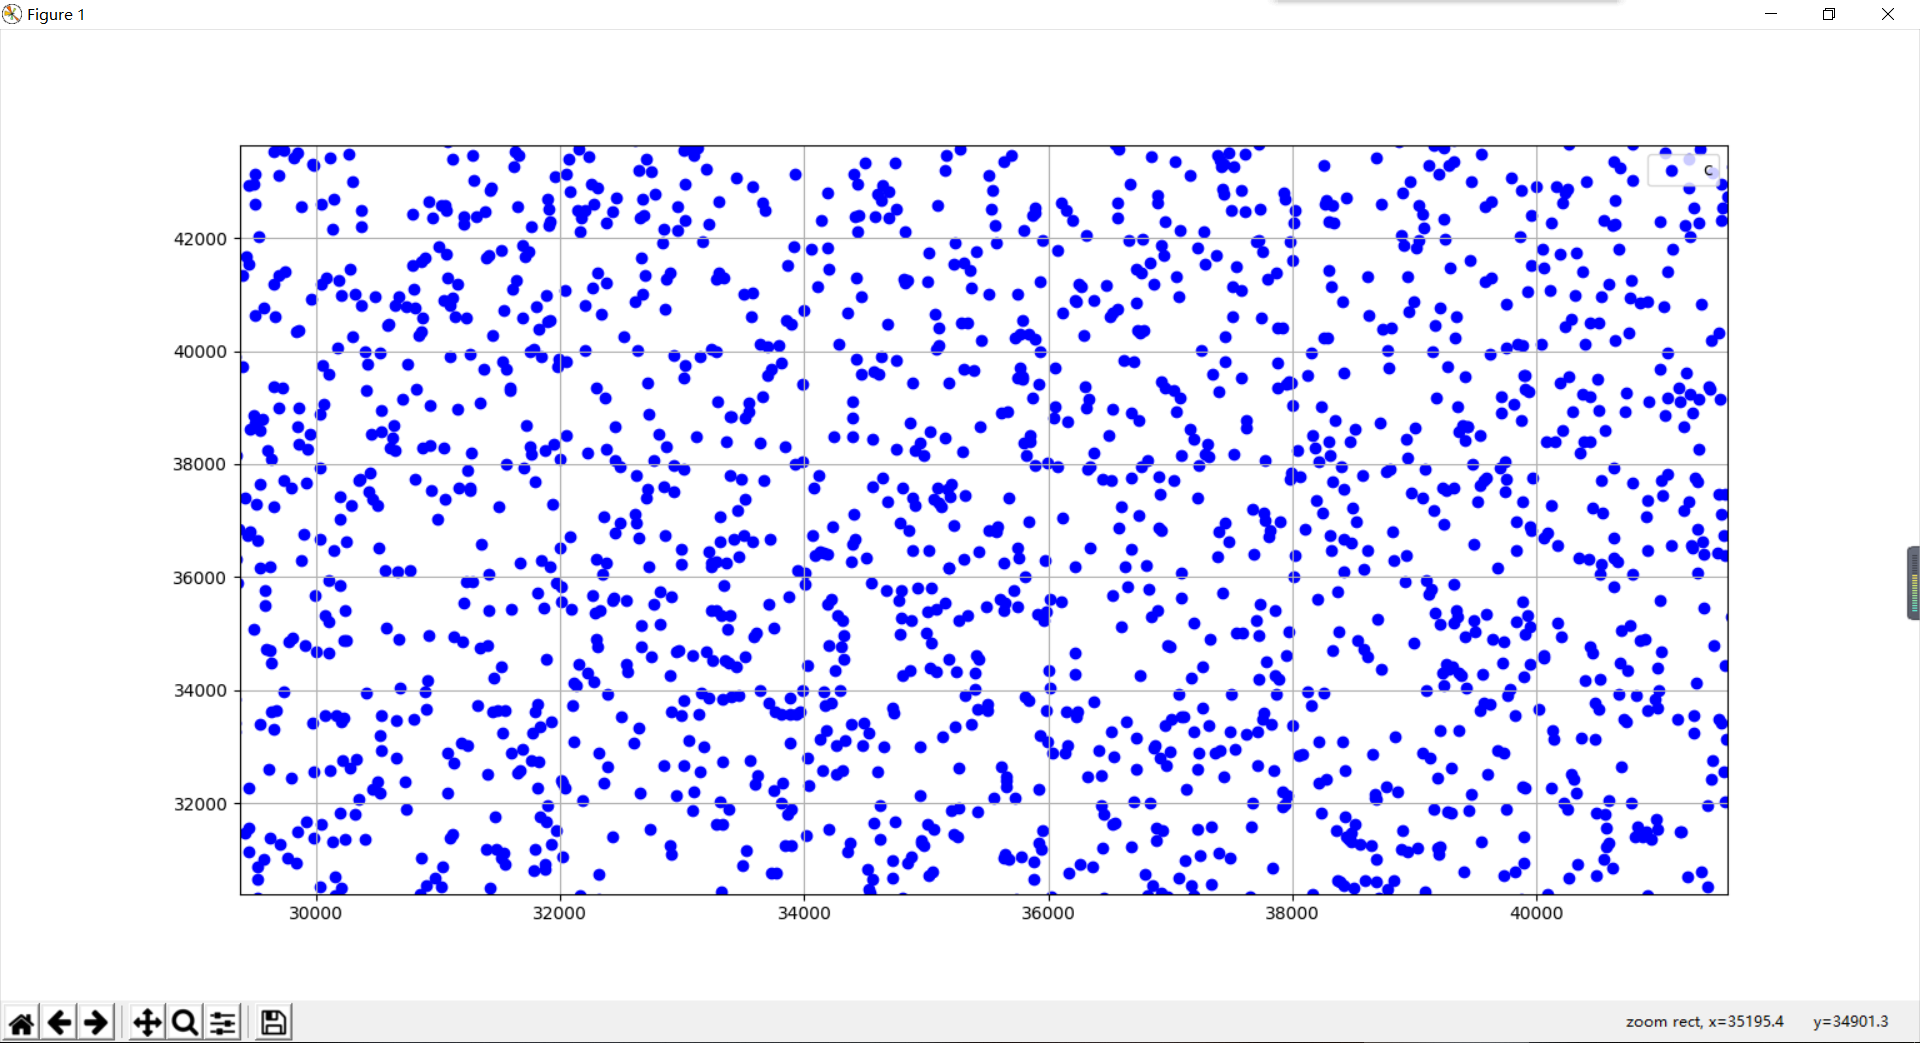

The script that drew this image:
import pymongo
import pandas as pd
from matplotlib import pyplot as plt
import numpy as np
import random

client = pymongo.MongoClient('localhost',27017)
db = client['hehc']
table = db['mydb']
                             
data = pd.DataFrame(list(table.find()))
                             

y = data['credit_card_number']


                             
fig = plt.figure(figsize=(5,5))
ax = fig.add_subplot(111)
x = np.arange(1,100001)
ax.scatter(x,y,c='blue')
ax.legend('credit_card_number')
ax.grid(True)
plt.show()
